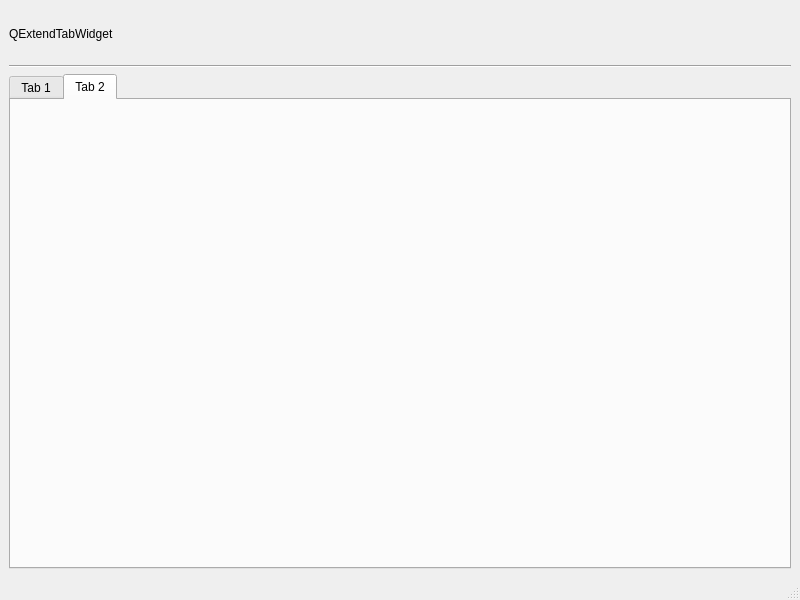
<?xml version="1.0" encoding="UTF-8"?>
<ui version="4.0">
 <class>MainWindow</class>
 <widget class="QMainWindow" name="MainWindow">
  <property name="geometry">
   <rect>
    <x>0</x>
    <y>0</y>
    <width>800</width>
    <height>600</height>
   </rect>
  </property>
  <property name="windowTitle">
   <string>MainWindow</string>
  </property>
  <widget class="QWidget" name="centralwidget">
   <layout class="QVBoxLayout" name="verticalLayout">
    <item>
     <widget class="QLabel" name="label">
      <property name="minimumSize">
       <size>
        <width>0</width>
        <height>50</height>
       </size>
      </property>
      <property name="styleSheet">
       <string notr="true">
        QLabel {
          font: 20pt &quot;Arial&quot;;
        }
       </string>
      </property>
      <property name="text">
       <string>QExtendTabWidget</string>
      </property>
     </widget>
    </item>
    <item>
     <widget class="Line" name="line">
      <property name="orientation">
       <enum>Qt::Horizontal</enum>
      </property>
     </widget>
    </item>
    <item>
     <widget class="QExtendTabWidget" name="tabWidget">
      <property name="currentIndex">
       <number>1</number>
      </property>
      <widget class="QWidget" name="tab">
       <attribute name="title">
        <string>Tab 1</string>
       </attribute>
      </widget>
      <widget class="QWidget" name="tab_2">
       <attribute name="title">
        <string>Tab 2</string>
       </attribute>
      </widget>
     </widget>
    </item>
   </layout>
  </widget>
  <widget class="QMenuBar" name="menubar">
   <property name="geometry">
    <rect>
     <x>0</x>
     <y>0</y>
     <width>800</width>
     <height>21</height>
    </rect>
   </property>
  </widget>
  <widget class="QStatusBar" name="statusbar"/>
 </widget>
 <customwidgets>
  <customwidget>
   <class>QExtendTabWidget</class>
   <extends>QTabWidget</extends>
   <header>src/QExtendTabWidget.h</header>
   <container>1</container>
  </customwidget>
 </customwidgets>
 <resources/>
 <connections/>
</ui>
